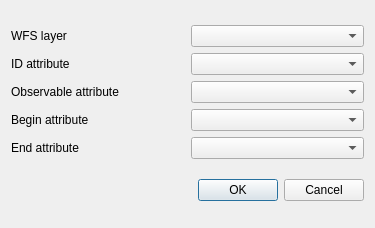
<?xml version="1.0" encoding="UTF-8"?>
<ui version="4.0">
 <class>QgsAddWFSSensorLayerDialogBase</class>
 <widget class="QDialog" name="QgsAddWFSSensorLayerDialogBase">
  <property name="geometry">
   <rect>
    <x>0</x>
    <y>0</y>
    <width>375</width>
    <height>228</height>
   </rect>
  </property>
  <property name="windowTitle">
   <string>Add WFS sensor layer</string>
  </property>
  <layout class="QGridLayout" name="gridLayout_2">
   <item row="0" column="0">
    <layout class="QGridLayout" name="gridLayout">
     <item row="0" column="0">
      <widget class="QLabel" name="mWFSLayerLabel">
       <property name="text">
        <string>WFS layer</string>
       </property>
      </widget>
     </item>
     <item row="0" column="1">
      <widget class="QComboBox" name="mLayerComboBox"/>
     </item>
     <item row="1" column="0">
      <widget class="QLabel" name="mIdAttributeLabel">
       <property name="text">
        <string>ID attribute</string>
       </property>
      </widget>
     </item>
     <item row="1" column="1">
      <widget class="QComboBox" name="mIdAttributeComboBox"/>
     </item>
     <item row="2" column="0">
      <widget class="QLabel" name="mObservableAttributeLabel">
       <property name="text">
        <string>Observable attribute</string>
       </property>
      </widget>
     </item>
     <item row="2" column="1">
      <widget class="QComboBox" name="mObservableAttributeComboBox"/>
     </item>
     <item row="3" column="0">
      <widget class="QLabel" name="mBeginAttributeLabel">
       <property name="text">
        <string>Begin attribute</string>
       </property>
      </widget>
     </item>
     <item row="3" column="1">
      <widget class="QComboBox" name="mBeginAttributeComboBox"/>
     </item>
     <item row="4" column="0">
      <widget class="QLabel" name="mEndAttributeLabel">
       <property name="text">
        <string>End attribute</string>
       </property>
      </widget>
     </item>
     <item row="4" column="1">
      <widget class="QComboBox" name="mEndAttributeComboBox"/>
     </item>
    </layout>
   </item>
   <item row="1" column="0">
    <widget class="QDialogButtonBox" name="buttonBox">
     <property name="orientation">
      <enum>Qt::Horizontal</enum>
     </property>
     <property name="standardButtons">
      <set>QDialogButtonBox::Cancel|QDialogButtonBox::Ok</set>
     </property>
    </widget>
   </item>
  </layout>
 </widget>
 <resources/>
 <connections>
  <connection>
   <sender>buttonBox</sender>
   <signal>accepted()</signal>
   <receiver>QgsAddWFSSensorLayerDialogBase</receiver>
   <slot>accept()</slot>
   <hints>
    <hint type="sourcelabel">
     <x>248</x>
     <y>254</y>
    </hint>
    <hint type="destinationlabel">
     <x>157</x>
     <y>274</y>
    </hint>
   </hints>
  </connection>
  <connection>
   <sender>buttonBox</sender>
   <signal>rejected()</signal>
   <receiver>QgsAddWFSSensorLayerDialogBase</receiver>
   <slot>reject()</slot>
   <hints>
    <hint type="sourcelabel">
     <x>316</x>
     <y>260</y>
    </hint>
    <hint type="destinationlabel">
     <x>286</x>
     <y>274</y>
    </hint>
   </hints>
  </connection>
 </connections>
</ui>
